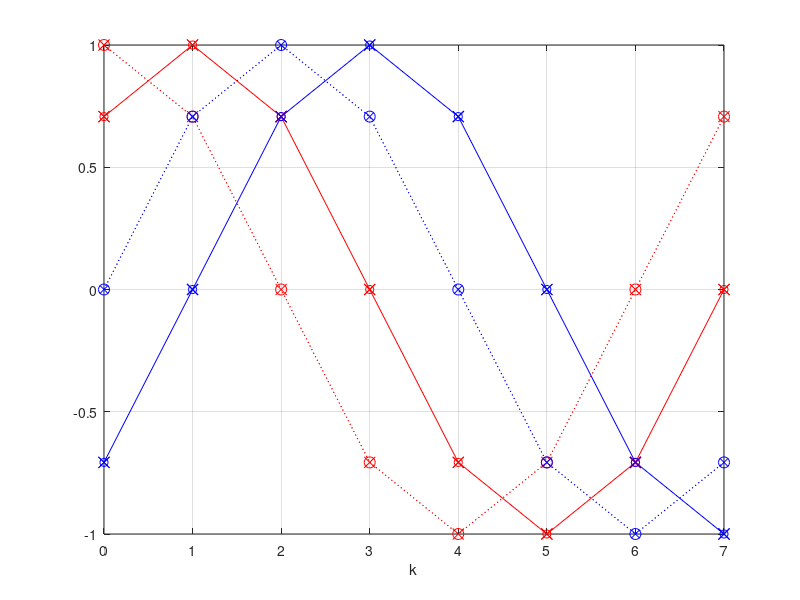

Source code (MATLAB): (Note: this script raises an error after producing the figure.)
% [Signals- & Systems](https://github.com/spatialaudio/signals-and-systems-exercises),
% [University of Rostock](https://www.uni-rostock.de/en/),
% [Institute of Communications Engineering](https://www.int.uni-rostock.de/),
% [Sascha Spors](https://orcid.org/0000-0001-7225-9992),
% [Frank Schultz](https://orcid.org/0000-0002-3010-0294),
% [CC BY 4.0](https://creativecommons.org/licenses/by/4.0/)

clear all;
clc;

N = 8;
k = [0:N-1].';
K = k.*k.'; % outer product
F = exp(+1j*2*pi/N * K);  %Fourier matrix

% matlab / python / engineering convention
DFT = F';
IDFT = 1/N*F;

%% Task 11.1 D394560597
phi = -pi/4
kappa = -phi/(2*pi/N) % positive is delay, negative is leading
 
% complex x[k]
xmu = [0; N*exp(1j*phi); 0; 0; 0; 0; 0; 0]
xk = IDFT*xmu

subplot(1,1,1)
plot(k, cos(2*pi/N*k), 'or:', 'markersize',8), hold on
plot(k, sin(2*pi/N*k), 'ob:', 'markersize',8)
plot(k, real(IDFT(:,2))*N, 'xr:', 'markersize',8)
plot(k, imag(IDFT(:,2))*N, 'xb:')

plot(k, real( IDFT(:,2) * xmu(2) ), 'or-')
plot(k, imag( IDFT(:,2) * xmu(2) ), 'ob-')

%using phi
plot(k, cos(2*pi/N*k + phi), 'xr', 'markersize',8)
plot(k, sin(2*pi/N*k + phi), 'xb', 'markersize',8)
% using kappa
plot(k, cos(2*pi/N*(k - kappa)), 'xr', 'markersize',8)
plot(k, sin(2*pi/N*(k - kappa)), 'xb', 'markersize',8)

hold off
grid on
xlabel('k')

% real x[k]
xmu = [0; N/2*exp(1j*phi); 0; 0; 0; 0; 0; N/2*exp(-1j*phi)]
xk = IDFT*xmu;
if allclose(imag(xk), zeros(N,1))
    xk = real(xk)
end


%% Task 11.2 0C30EB5E76
xk = exp(+1j*2*pi/N * 2.5 * k) % 2pi/(2N/5), sequence is thus 2N periodic,
% but not periodic in N

xmu = DFT*xk;
abs(xmu)
angle(xmu) / pi * 16

figure
subplot(2,1,1)
plot(k,abs(xmu), 'o-')
xlabel('\mu')
ylabel('|X|')
subplot(2,1,2)
plot(k,angle(xmu), 'o-')
xlabel('\mu')
ylabel('\angle X')


%##############################################################################
function flag = allclose(a, b)
% https://numpy.org/doc/stable/reference/generated/numpy.allclose.html
% numpy.allclose(a, b, rtol=1e-05, atol=1e-08, equal_nan=False)
% https://stackoverflow.com/questions/28975822/matlab-equivalent-for-numpy-allclose
rtol=1e-05;
atol=1e-08;
flag = all( abs(a(:)-b(:)) <= atol+rtol*abs(b(:)) );
end
